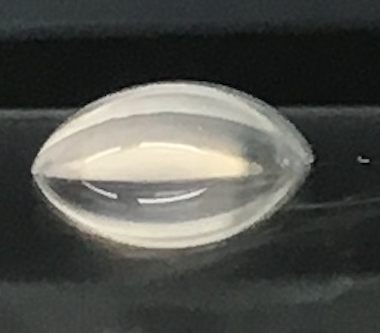
#> input picture Drop 2.png, 380 x 333 px
$ python plot_find_edges.py   (older library calls are emulated)
#> lines starting #> are read from the running program, lines starting #| are printed output that depends on the picture
#havent had any luck with this algo.. need to clean it up first or something

#http://www.scipy-lectures.org/advanced/image_processing/auto_examples/plot_find_edges.html#example-plot-find-edges-py
import numpy as np
import scipy
from scipy import ndimage as ndi
import matplotlib.pyplot as plt
from PIL import Image


im = scipy.misc.imread('./Drop 2.png')
#> im is the input picture: shape (333, 380, 4); mean R, G, B, A 78.4, 79.9, 75.2, 255

# https://docs.scipy.org/doc/scipy-0.16.0/reference/generated/scipy.ndimage.filters.sobel.html
sx = ndi.sobel(im, axis=0, mode='constant')
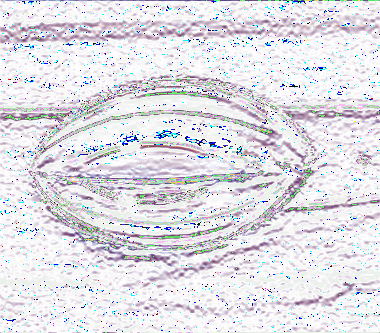
#> sx: shape (333, 380, 4); mean R, G, B, A 127.8, 128.5, 128.5, 126; transparent parts drawn white
sy = ndi.sobel(im, axis=1, mode='constant')
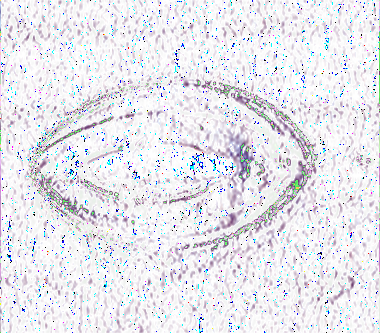
#> sy: shape (333, 380, 4); mean R, G, B, A 126.1, 127.3, 126.2, 122.5; transparent parts drawn white

sob = np.hypot(sx, sy)
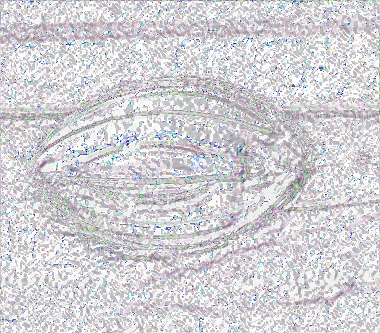
#> sob: shape (333, 380, 4) float16; mean R, G, B, A 205.6, 204.8, 205.9, 207; transparent parts drawn white

# saw this somewhere...
# sob *= 255.0 / np.max(sob)  # normalize (Q&D)

plt.figure(figsize=(16, 5))
plt.subplot(141)
plt.imshow(im, cmap=plt.cm.gray)
plt.axis('off')
plt.title('original', fontsize=20)
plt.subplot(142)
plt.imshow(sx)
plt.axis('off')
plt.title('Sobel (x direction)', fontsize=20)
plt.subplot(143)
plt.imshow(sob)
plt.axis('off')
plt.title('Sobel filter', fontsize=20)


# [12 lines of commented-out code are left out]


plt.subplots_adjust(wspace=0.02, hspace=0.02, top=1, bottom=0, left=0, right=0.9)

plt.show()

$ run again, with Drop 3.png copied over Drop 2.png
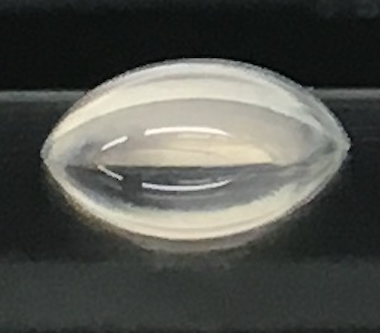
#> input picture Drop 3.png, 380 x 333 px
#> im is the input picture: shape (333, 380, 4); mean R, G, B, A 82.4, 84, 78.9, 255
#> `sy = ndi.sobel(im, axis=1, mode='constant')`:
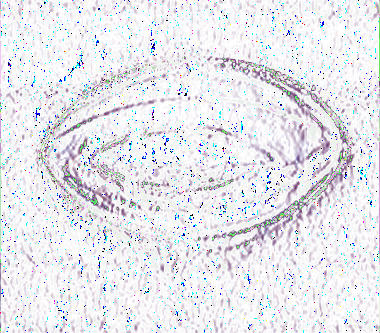
#> sy: shape (333, 380, 4); mean R, G, B, A 125.3, 126.1, 124.8, 119.7; transparent parts drawn white
#> `sob = np.hypot(sx, sy)`:
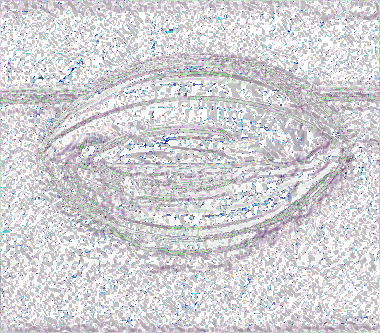
#> sob: shape (333, 380, 4) float16; mean R, G, B, A 203.4, 203.1, 203.4, 202.9; transparent parts drawn white

$ run again, with Drop 4.png copied over Drop 2.png
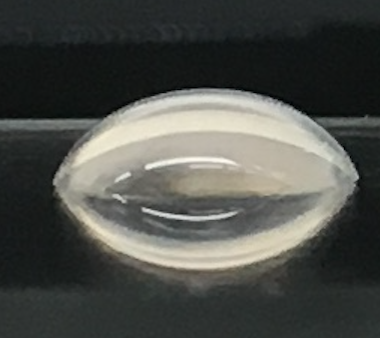
#> input picture Drop 4.png, 380 x 338 px
#> im is the input picture: shape (338, 380, 4); mean R, G, B, A 77.1, 78.7, 74.1, 255
#> `sy = ndi.sobel(im, axis=1, mode='constant')`:
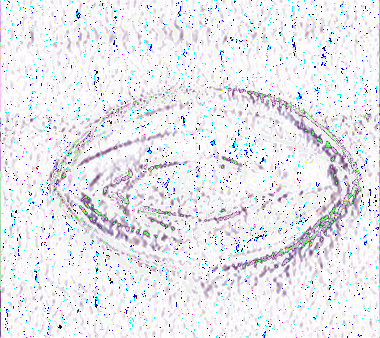
#> sy: shape (338, 380, 4); mean R, G, B, A 124.5, 125.6, 124.2, 118.4; transparent parts drawn white
#> `sob = np.hypot(sx, sy)`:
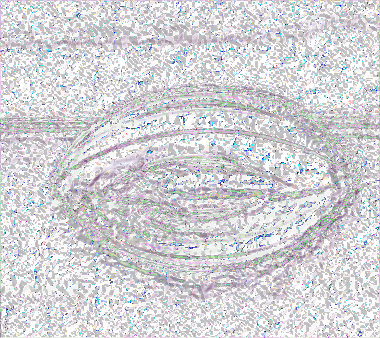
#> sob: shape (338, 380, 4) float16; mean R, G, B, A 205.8, 205.1, 205.8, 204.2; transparent parts drawn white
